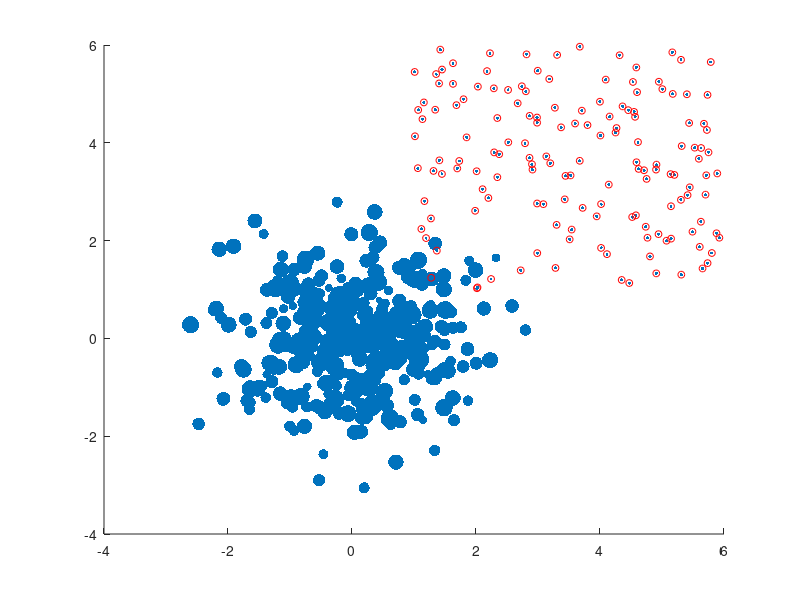

Write the MATLAB code that produced this figure.
clear all
close all

load illia_test_prop.mat

%% Reproducing Figure 1A

MinMarkSize=5;
MaxMarkSize=250;
OutMarkSize=0.2;
lag=2;
ii1=find(w_out<1e-5);ii2=find(w_out>1e-5);
ms(ii1)=MinMarkSize;ms(ii2)=w_out(ii2)-min(w_out(ii2));ms(ii2)=w_out(ii2)./max(w_out(ii2));
ms(ii2)=(MaxMarkSize-MinMarkSize)*ms(ii2)+MinMarkSize;
figure;scatter(A(1,1:lag:T),A(2,1:lag:T),ms(1:lag:T),'filled','LineWidth',2); 
hold on;plot(A(1,ii1(1:lag:length(ii1))),A(2,ii1(1:lag:length(ii1))),'ro','MarkerSize',5); 
